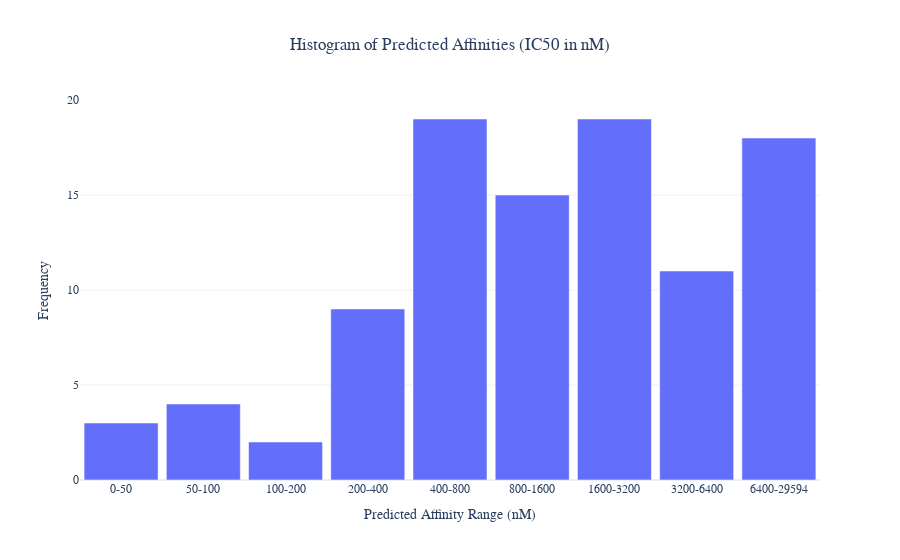

Notebook cell for this chart:
### Code cell
# Non-log domain plot
plot_histogram_nonlog(random_untested_smiles_list, predictions)

### Figure 1 — Plotly figure (JSON) as saved in the notebook; plotly's stock layout.template omitted (floating-point values rounded to 4 significant figures)
{"data": [{"alignmentgroup": "True", "customdata": [["CNS(=O)(=O)c1ccc(Nc2nc(OCC3CCCCC3)c3[nH]cnc3n2)cc1: 32.40 nM<br>Brc1ccc2C(=O)\\C(Nc2c1)=C1\\C(=O)Nc2cc(Br)ccc12: 41.64 nM<br>Fc1cccc(F)c1NC(=O)Nc1c[nH]nc1-c1nc2ccc(CN3CCOCC3)cc2[nH]1: 40.54 nM"], ["NS(=O)(=O)c1ccc(NN=C2C(=O)Nc3ccc(cc23)N(=O)=O)cc1: 50.28 nM<br>COc1ccc(Cc2nc3n(ncc3c(=O)[nH]2)-c2c(Cl)cc(Cl)cc2Cl)cc1: 67.38 nM<br>COc1cc(F)ccc1-c1nc(Nc2cc(CS(C)(=O)=NC#N)cc(c2)S(F)(F)(F)(F)F)ncc1F: 60.94 nM<br>C[S@](=O)(Cc1cc(Nc2ncc(F)c(n2)-c2ccc(F)cc2F)cc(c1)S(F)(F)(F)(F)F)=NC(N)=O: 62.77 nM"], ["Fc1cc2[nH]c3c(c4C(=O)NC(=O)c4c4c5cccc6CCCn(c56)c34)c2cc1F: 134.25 nM<br>C[S@](=N)(=O)Cc1cc(F)cc(Nc2ncc(F)c(n2)-c2ccc(F)cc2F)c1: 182.27 nM"], ["CN(C)C(=O)c1cc2cnc(Nc3ccc(cn3)N3CC4(CCCNCC4)OC3=O)nc2n1C1CCCC1: 364.16 nM<br>Fc1ccc(Nc2nccc(n2)-c2c(nn3ncccc23)-c2ccc(cc2)C(F)(F)F)cc1F: 275.21 nM<br>Fc1ccc2[nH]c3c(c4C(=O)NC(=O)c4c4c5cccc6CCCn(c56)c34)c2c1: 323.59 nM<br>C[C@H](CO)NC1CCN(CC1)c1ccc(Nc2ncc3c4ccncc4n(C4CCCC4)c3n2)nc1: 395.19 nM<br>C1CCC(C1)n1c2cnccc2c2cnc(Nc3ccc(nn3)-c3cccnc3)nc12: 315.94 nM<br>CN1CCC(CC1)c1cc2c(ccnc2[nH]1)-c1cccc(NCc2c(F)cccc2F)n1: 337.92 nM<br>OCC(O)CN1CCC(CC1)c1cc2c(ccnc2[nH]1)-c1cncc(NCc2cccnc2)n1: 283.41 nM<br>CN1CCN(CC1)c1ccc2NC(=O)N(Cc2c1)c1csc(n1)-c1ccncc1: 269.87 nM<br>CS(=O)(=O)N1CCn2c3c(C1)cccc3c1c3C(=O)NC(=O)c3c3c4ccccc4[nH]c3c21: 283.48 nM"], ["Cn1ccc2ccc3c4[nH]c5ccc(cc5c4c4C(=O)NC(=O)c4c3c12)C(F)(F)F: 409.09 nM<br>OCCCNc1cncc(c1)-c1cnc(Nc2cccc(Cl)c2)cn1: 516.58 nM<br>CN(C)C(=O)c1cc2cnc(Nc3ccc(cn3)N3CCN4CCC[C@@H]4C3=O)nc2n1C1CCCC1: 796.09 nM<br>CN1Cc2c([nH]c3nccc(-c4cc(F)c(F)cc14)c23)C1=CCN(CC1)[C@H]1CC[C@H](CC(O)=O)CC1: 756.23 nM<br>COc1cc(Nc2ncc(Br)c(N[C@H](C)[C@H](C)O)n2)ccc1S(C)(=N)=O: 719.25 nM<br>Oc1c(-c2csc(n2)-c2ccncc2)c(=O)[nH]c2ccccc12: 585.65 nM<br>Cc1ccc2c(c(nn2n1)-c1ccccc1)-c1ccnc(Nc2ccccc2)n1: 746.29 nM<br>O=C(Nc1cc(n[nH]1)[C@@H]1CCCN1)Nc1cccc2C(=O)N3CCC[C@H]3c12: 640.82 nM<br>CC(C)N1CNc2c1nc(NCCO)nc2Nc1ccccc1: 441.09 nM<br>CN(c1ccc2c(C)n(C)nc2c1)c1ccnc(Nc2ccc(C)c(c2)S(N)(=O)=O)n1: 788.15 nM<br>and more..."], ["OCCNc1nc(OCC2CCCCC2)c2[nH]cnc2n1: 1354.92 nM<br>CC(C)n1cnc2c(NCc3cccc(I)c3)nc(nc12)N1CCC[C@@H]1CO: 982.07 nM<br>C[C@H](CO)n1c2cnccc2c2cnc(Nc3ccc(nn3)N3CCNC(C)(C)C3)nc12: 1189.58 nM<br>Clc1cccc(Nc2nc(OCC3CCCCC3)c3[nH]cnc3n2)c1: 1475.77 nM<br>C[C@H](CO)n1c2cnccc2c2cnc(Nc3ccc(cn3)N3CCNC(C)(C)C3)nc12: 997.37 nM<br>Cc1ccc2c(c(nn2n1)-c1ccccc1)-c1ccnc(Nc2cccc(c2)C(F)(F)F)n1: 856.50 nM<br>C(Nc1cccc(n1)-c1ccnc2[nH]c(cc12)C1CCNCC1)C1CCOCC1: 1271.31 nM<br>NC(=O)c1nn(c-2c1CCc1[nH]ncc-21)-c1ccc(cc1)C#N: 1218.22 nM<br>FC(F)(F)C1CN(CCN1)c1ccc(Nc2ncc3c4ccncc4n(C4CCCC4)c3n2)nc1: 1197.35 nM<br>Cc1cnc(Nc2cccc3CCCc23)nc1-c1c[nH]c(c1)C(=O)N[C@H](CO)c1cccc(Cl)c1: 1277.50 nM<br>and more..."], ["CC1(C)CCC(CC1)n1c2cnccc2c2cnc(Nc3ccc(cn3)N3CCNCC3)nc12: 2320.67 nM<br>CN(C)C(=O)c1ccc(Nc2nc(OCC3CCCCC3)c3[nH]cnc3n2)cc1: 2045.55 nM<br>CC(C)n1cnc2c(NCc3ccccc3)nc(I)nc12: 2527.85 nM<br>C1CC2CC1CC2n1c2cnccc2c2cnc(Nc3ccc(cc3)N3CCNCC3)nc12: 2024.51 nM<br>CN1CCC(CC1)c1cc2c(ccnc2[nH]1)-c1cccc(NCCN2CCOCC2)n1: 2285.08 nM<br>COc1cc2c3cnc(Nc4ccc(cn4)N4CCNCC4)nc3n(C3CCCC3)c2nn1: 2654.53 nM<br>CC(C)n1cnc2c(NCc3ccccc3)nc(nc12)N1CCC[C@H]1CO: 2008.62 nM<br>CN1Cc2c([nH]c3nccc(-c4cc(F)ccc14)c23)C1=CCN(CC1)[C@H]1CC[C@H](CC(O)=O)CC1: 2144.21 nM<br>NC(=O)c1nn(Cc2ccccc2)c-2c1CCc1[nH]ncc-21: 2471.58 nM<br>Oc1ccc2cccc(NC(=O)Nc3ccncc3)c2c1: 1666.69 nM<br>and more..."], ["COc1ccc(F)cc1-c1ccnc2[nH]c(cc12)C1=CCN(CC(=O)N(C)C)C(C)(C)C1: 5315.51 nM<br>Brc1ccc(cc1)C(=O)Nc1cc(n[nH]1)C1CC1: 4168.30 nM<br>COc1ccc(F)cc1-c1ccnc2[nH]c(cc12)C1CCN(CC(=O)N(C)CCO)CC1: 3496.48 nM<br>COc1ccc(F)cc1-c1ccnc2[nH]c(cc12)C1=C[C@H](CO)N(CC(=O)N(C)C)CC1: 5476.85 nM<br>COC(=O)c1c(O)ccc2c1oc1cccc(O)c1c2=O: 4085.88 nM<br>CCNC(=S)Nc1n[nH]c2nnc(cc12)-c1ccco1: 5110.06 nM<br>Brc1cc2c(NC(=O)C3CC3)n[nH]c2nc1-c1nccs1: 4331.40 nM<br>Cc1c([nH]c2nccnc12)-c1ccc(Cl)cc1: 6352.96 nM<br>CN1CCN(CC1)c1cccc2[nH]c(nc12)-c1n[nH]c2cc(ccc12)-c1ccc(O)cc1: 6276.30 nM<br>C[C@H](Nc1cccc(n1)-c1ccnc2[nH]c(cc12)C1CCN(C)CC1)c1ccccc1: 4616.11 nM<br>and more..."], ["COc1cc(F)ccc1-c1ccnc(NC(=O)[C@H]2CCC[C@H](C2)NC(C)=O)c1: 14411.17 nM<br>Clc1cc2CN(Oc2c2ncccc12)C1CCN(Cc2ccc(cc2)-c2ccccc2)CC1: 6619.38 nM<br>CN(C)c1cc(NC(=O)Nc2ccccc2)c2ccccc2n1: 14210.90 nM<br>Oc1ccccc1\\C=C\\C=O: 14279.02 nM<br>Cn1nc(nc1Oc1ccccc1C(=O)N1CCOCC1)[N+]([O-])=O: 6707.88 nM<br>COc1ccc(F)cc1-c1ccnc2[nH]c(cc12)C1=CCN(CC(=O)OC(C)(C)C)CC1: 15428.93 nM<br>COC1CC(OC)=CC(C1)=Nc1nccc(n1)-c1cnn2ncccc12: 7398.87 nM<br>Oc1ccc2oc3c(CCCNC3=O)c2c1: 13678.12 nM<br>COc1ccc(F)cc1-c1ccnc2[nH]c(cc12)C1CCN(CCNC(=O)OC(C)(C)C)C1: 29593.10 nM<br>COc1ccccc1-n1nc(SC)c2c1nc(C)[nH]c2=O: 7667.99 nM<br>and more..."]], "hovertemplate": "Affinity Range (nM)=%{x}<br>Frequency=%{y}<br>Details=%{customdata[0]}<extra></extra>", "legendgroup": "", "marker": {"color": "#636efa", "pattern": {"shape": ""}}, "name": "", "offsetgroup": "", "orientation": "v", "showlegend": false, "textposition": "auto", "type": "bar", "x": ["0-50", "50-100", "100-200", "200-400", "400-800", "800-1600", "1600-3200", "3200-6400", "6400-29594"], "xaxis": "x", "y": [3, 4, 2, 9, 19, 15, 19, 11, 18], "yaxis": "y"}], "layout": {"bargap": 0.1, "barmode": "relative", "font": {"family": "Arial", "size": 12}, "hoverlabel": {"align": "left", "font": {"size": 12}}, "legend": {"tracegroupgap": 0}, "title": {"text": "Histogram of Predicted Affinities (IC50 in nM)", "x": 0.5, "xanchor": "center"}, "xaxis": {"anchor": "y", "domain": [0, 1], "title": {"text": "Predicted Affinity Range (nM)"}}, "yaxis": {"anchor": "x", "domain": [0, 1], "title": {"text": "Frequency"}}}}
